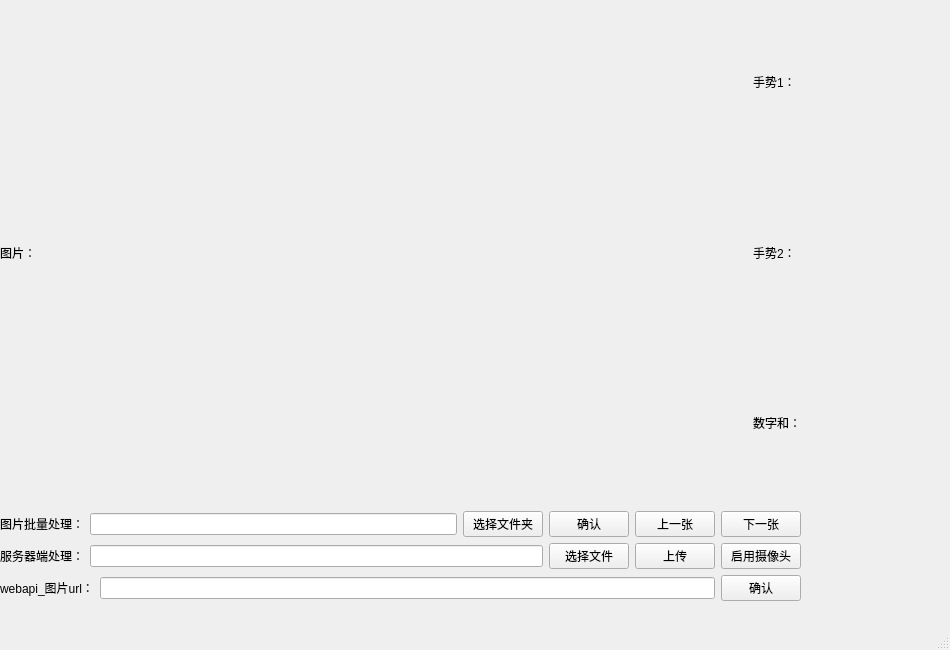
<?xml version="1.0" encoding="UTF-8"?>
<ui version="4.0">
 <class>MainWindow</class>
 <widget class="QMainWindow" name="MainWindow">
  <property name="geometry">
   <rect>
    <x>0</x>
    <y>0</y>
    <width>950</width>
    <height>650</height>
   </rect>
  </property>
  <property name="windowTitle">
   <string>MainWindow</string>
  </property>
  <widget class="QWidget" name="centralwidget">
   <widget class="QWidget" name="gridLayoutWidget">
    <property name="geometry">
     <rect>
      <x>0</x>
      <y>0</y>
      <width>801</width>
      <height>601</height>
     </rect>
    </property>
    <layout class="QGridLayout" name="gridLayout">
     <item row="1" column="0">
      <spacer name="verticalSpacer">
       <property name="orientation">
        <enum>Qt::Vertical</enum>
       </property>
       <property name="sizeType">
        <enum>QSizePolicy::Minimum</enum>
       </property>
       <property name="sizeHint" stdset="0">
        <size>
         <width>0</width>
         <height>0</height>
        </size>
       </property>
      </spacer>
     </item>
     <item row="0" column="0">
      <layout class="QGridLayout" name="gridLayout_2">
       <property name="sizeConstraint">
        <enum>QLayout::SetMaximumSize</enum>
       </property>
       <property name="rightMargin">
        <number>0</number>
       </property>
       <item row="0" column="1">
        <layout class="QVBoxLayout" name="verticalLayout_3">
         <item>
          <widget class="QLabel" name="gesture_1">
           <property name="enabled">
            <bool>true</bool>
           </property>
           <property name="sizePolicy">
            <sizepolicy hsizetype="Preferred" vsizetype="Preferred">
             <horstretch>0</horstretch>
             <verstretch>0</verstretch>
            </sizepolicy>
           </property>
           <property name="text">
            <string>手势1：</string>
           </property>
          </widget>
         </item>
         <item>
          <widget class="QLabel" name="gesture_2">
           <property name="sizePolicy">
            <sizepolicy hsizetype="Preferred" vsizetype="Preferred">
             <horstretch>0</horstretch>
             <verstretch>0</verstretch>
            </sizepolicy>
           </property>
           <property name="text">
            <string>手势2：</string>
           </property>
          </widget>
         </item>
         <item>
          <widget class="QLabel" name="sum">
           <property name="sizePolicy">
            <sizepolicy hsizetype="Preferred" vsizetype="Preferred">
             <horstretch>0</horstretch>
             <verstretch>0</verstretch>
            </sizepolicy>
           </property>
           <property name="text">
            <string>数字和：</string>
           </property>
          </widget>
         </item>
        </layout>
       </item>
       <item row="0" column="0">
        <widget class="QLabel" name="imageShow">
         <property name="sizePolicy">
          <sizepolicy hsizetype="Minimum" vsizetype="Minimum">
           <horstretch>51</horstretch>
           <verstretch>51</verstretch>
          </sizepolicy>
         </property>
         <property name="text">
          <string>图片：</string>
         </property>
        </widget>
       </item>
      </layout>
     </item>
     <item row="2" column="0">
      <layout class="QVBoxLayout" name="verticalLayout_2">
       <property name="bottomMargin">
        <number>0</number>
       </property>
       <item>
        <layout class="QHBoxLayout" name="horizontalLayout">
         <item>
          <widget class="QLabel" name="label_filepath">
           <property name="text">
            <string>图片批量处理：</string>
           </property>
          </widget>
         </item>
         <item>
          <widget class="QLineEdit" name="text_filepath"/>
         </item>
         <item>
          <widget class="QPushButton" name="button_filepath">
           <property name="text">
            <string>选择文件夹</string>
           </property>
          </widget>
         </item>
         <item>
          <widget class="QPushButton" name="button_confirm_filepath">
           <property name="text">
            <string>确认</string>
           </property>
          </widget>
         </item>
         <item>
          <widget class="QPushButton" name="button_last_pic">
           <property name="text">
            <string>上一张</string>
           </property>
          </widget>
         </item>
         <item>
          <widget class="QPushButton" name="button_next_pic">
           <property name="text">
            <string>下一张</string>
           </property>
          </widget>
         </item>
        </layout>
       </item>
       <item>
        <layout class="QHBoxLayout" name="horizontalLayout_4">
         <item>
          <widget class="QLabel" name="label_webapi">
           <property name="text">
            <string>服务器端处理：</string>
           </property>
          </widget>
         </item>
         <item>
          <widget class="QLineEdit" name="text_filepath_toweb"/>
         </item>
         <item>
          <widget class="QPushButton" name="button_select_a_file">
           <property name="text">
            <string>选择文件</string>
           </property>
          </widget>
         </item>
         <item>
          <widget class="QPushButton" name="button_upload">
           <property name="text">
            <string>上传</string>
           </property>
          </widget>
         </item>
         <item>
          <widget class="QPushButton" name="button_switch_cap">
           <property name="text">
            <string>启用摄像头</string>
           </property>
          </widget>
         </item>
        </layout>
       </item>
      </layout>
     </item>
     <item row="3" column="0">
      <layout class="QHBoxLayout" name="horizontalLayout_2">
       <item>
        <widget class="QLabel" name="label_url">
         <property name="text">
          <string>webapi_图片url：</string>
         </property>
        </widget>
       </item>
       <item>
        <widget class="QLineEdit" name="text_url"/>
       </item>
       <item>
        <widget class="QPushButton" name="button_url_confirm">
         <property name="text">
          <string>确认</string>
         </property>
        </widget>
       </item>
      </layout>
     </item>
    </layout>
   </widget>
  </widget>
  <widget class="QMenuBar" name="menubar">
   <property name="geometry">
    <rect>
     <x>0</x>
     <y>0</y>
     <width>950</width>
     <height>23</height>
    </rect>
   </property>
  </widget>
  <widget class="QStatusBar" name="statusbar"/>
 </widget>
 <resources/>
 <connections/>
</ui>
